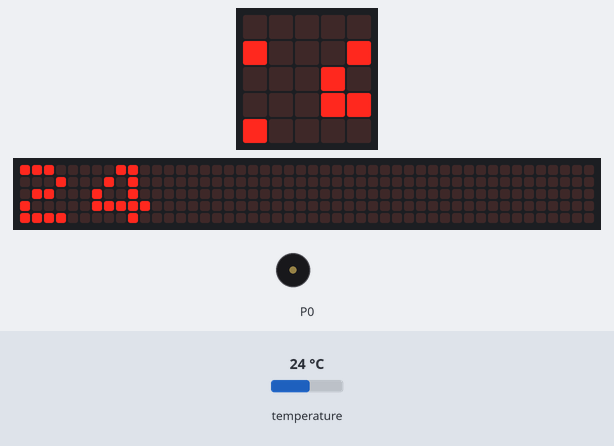
Simulated run of this program. Board: BBC micro:bit (MakeCode). Shown: the board's 5×5 LED display, a strip that is not on the board, showing the scrolling text unrolled, buzzer (waves = sounding). The test bench sets the inputs (shaded band); at power-on: temperature 24 °C. The 48×5 strip is a reading aid, not a part: it shows the text the display is scrolling, unrolled, one strip-width of it at a time.

Above: at 1.27 s.
1.3 s: temperature set to 25.5 °C
At 3.39 s:
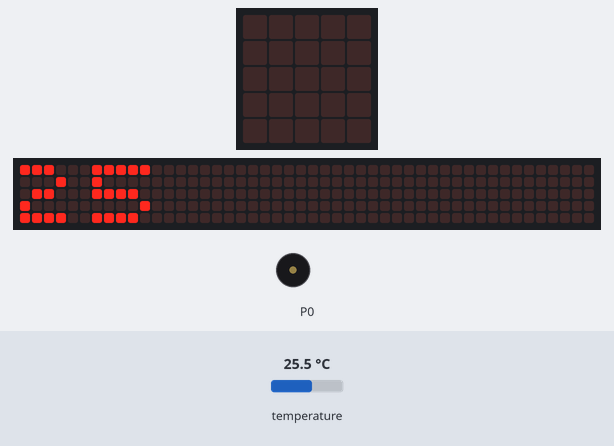
4.8 s: temperature set to 26.8 °C
At 6.22 s:
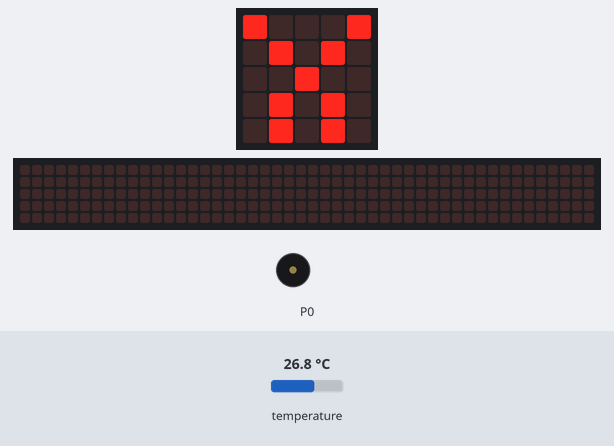
8.0 s: temperature set to 28.3 °C
At 12.11 s:
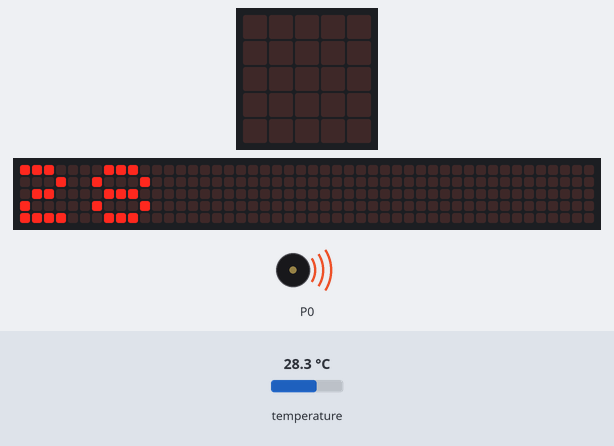
12.3 s: temperature set to 29.3 °C
At 15.54 s:
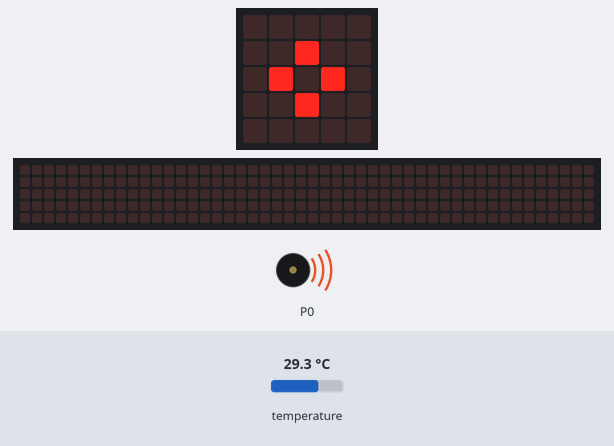
18.1 s: temperature set to 24 °C
At 18.9 s:
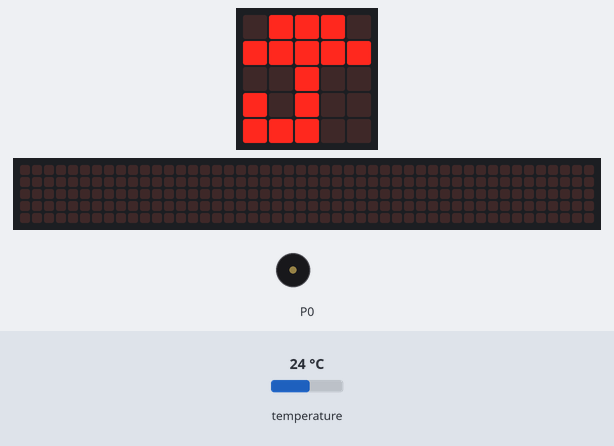
Timing chart, 0 to 21.1 s (numbered marks = the images above; inputs shaded):
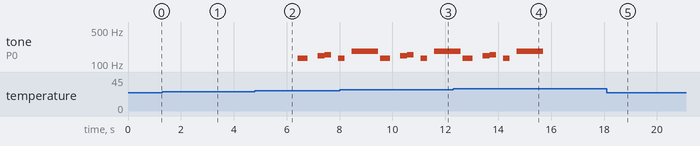

The program:

main.ts
```typescript
basic.forever(function () {
    basic.showNumber(input.temperature())
    if (input.temperature() >= 29) {
        basic.showLeds(`
            . . . . .
            . . # . .
            . # . # .
            . . # . .
            . . . . .
            `)
        basic.clearScreen()
    } else if (input.temperature() <= 25) {
        basic.showIcon(IconNames.Umbrella)
        basic.clearScreen()
    } else {
        basic.showLeds(`
            # . . . #
            . # . # .
            . . # . .
            . # . # .
            . # . # .
            `)
        music._playDefaultBackground(music.builtInPlayableMelody(Melodies.Baddy), music.PlaybackMode.InBackground)
        basic.clearScreen()
    }
})
```

test.ts
```typescript
// aquí va el archivo "tests"; esto no se compilará cuando este paquete se utilice como una extensión.
```

Measured:
- the behaviour switches between 25.9 and 26 °C on temperature (found by bisection; images 1 and 2)
- the behaviour switches between 28.9 and 29 °C on temperature (found by bisection; images 3 and 4)
- after the input at 4.8 s, tone on P0: plays 131 Hz for 0.38 s, 147 Hz for 0.26 s, 156 Hz for 0.25 s, 131 Hz for 0.05 s, starting after 1.6 s; the display: first differs from a run without the input after 1.2 s (image 2)
- after the input at 12.3 s, tone on P0: goes on until 15.7 s, then stays silent
- after the input at 18.1 s, the display: first differs from a run without the input after 0.40 s (image 5)
- what the display in image 2 shows lasts 0.4 s, from 6.0 s to 6.4 s
- what the display in image 5 shows lasts 0.6 s, from 18.5 s to 19.1 s
